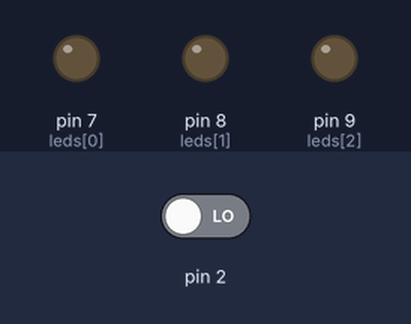
Simulated run of this sketch. Board: Arduino Uno, built with avr-gcc and run on an emulated ATmega328P. Shown: output pins drawn as LEDs (lit = HIGH). Dashed ring = blinking. The test bench sets the inputs (shaded band); at power-on: pin 2 LOW. Random numbers use the default seed unless the sketch sets one.

Above: at 1.2 s.
1.3 s: pin 2 driven HIGH
At 1.47 s:
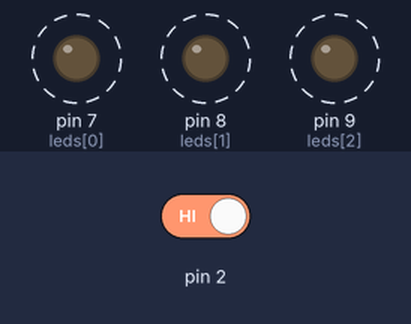
4.3 s: pin 2 driven LOW
At 6.6 s:
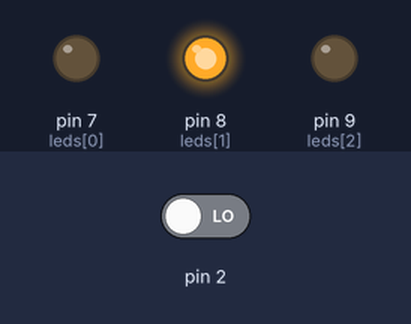
Timing chart, 0 to 8.1 s (numbered marks = the images above; inputs shaded):
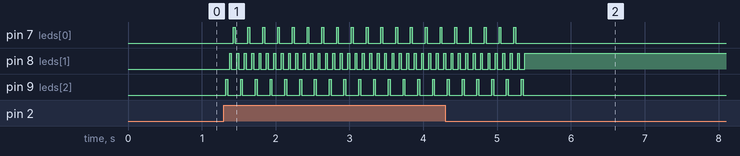

Measured:
- after the input at 1.3 s, pin 7 (leds[0]): alternates HIGH for 0.03 s and LOW for 0.18 s, starting after 0.13 s; pin 8 (leds[1]): alternates HIGH for 0.03 s and LOW for 0.08 s, starting after 0.08 s; pin 9 (leds[2]): alternates HIGH for 0.03 s and LOW for 0.18 s, starting at once

The sketch:

random.ino
```cpp
// Variables globales
int leds[3] = {7, 8, 9};
int selLed = 0;
int vel = 1;
int retardo = 500;
bool cambiar = false;

void setup() {
  pinMode(7, OUTPUT);
  pinMode(8, OUTPUT);
  pinMode(9, OUTPUT);

  pinMode(2, INPUT);
}

void loop() {
 if(digitalRead(2)){
    cambiar = !cambiar;
  }

  if(cambiar) {
    // Seleccionamos un número al azar
    selLed = random(0,3);
    cambiar = !cambiar;

    // Fase de suspense y resultado
    for(int i = 0; i < selLed + 80; i++) {
      digitalWrite(leds[selLed], LOW);
      delay(25);
      if(selLed == 2 || selLed == 0) {
        vel = -vel;
      }
      selLed = selLed + vel;
      digitalWrite(leds[selLed], HIGH);
      delay(25);
    }
  }
}
```
